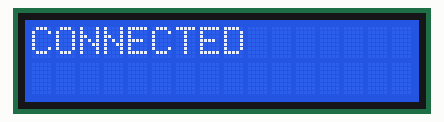
Bench run of a sketch on a simulated ESP32. Parts: 16×2 character LCD. WiFi joins after 1.5 s; servers stay silent unless stated; the local clock reads 2024-03-15 10:24:30 at power-on unless the sketch sets it; what the sketch prints to the serial monitor is not drawn.

Above: at 1.6 s.
At 4.6 s:
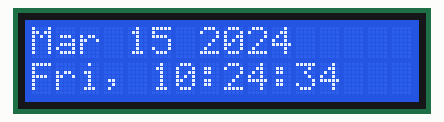
At 8.7 s:
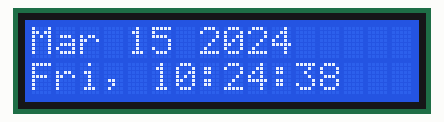
At 12.7 s:
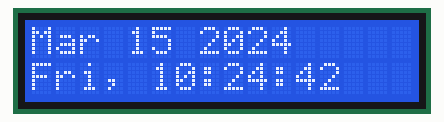
At 21.7 s:
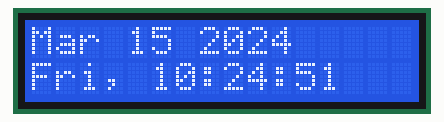
At 38.8 s:
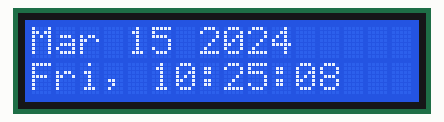

The sketch:

DigitalClockLCD.ino
```cpp
#include <LiquidCrystal.h>
#include <WiFi.h>
#include "time.h"
#include "esp_sntp.h"


int rs = 14;
int en = 27;
int d4 = 26;
int d5 = 25;
int d6 = 33;
int d7 = 32;
LiquidCrystal lcd(rs, en, d4, d5, d6, d7);

// WiFi credentials
const char* ssid       = "ACT Network";
const char* password   = "13150517";


const char* ntpServer1 = "pool.ntp.org";
const char* ntpServer2 = "time.nist.gov";
const char *time_zone = "IST-5:30";

void printLocalTime() {
  struct tm timeinfo;
  if (!getLocalTime(&timeinfo)) {
    Serial.println("No time available (yet)");
    return;
  }

  char date[20];
  char time[20];
  strftime(date, sizeof(date), "%b %d %Y", &timeinfo);
  strftime(time, sizeof(time), "%a, %H:%M:%S", &timeinfo);

  lcd.clear();
  lcd.setCursor(0, 0);
  lcd.print(date);
  lcd.setCursor(0, 1);
  lcd.print(time);

  Serial.println(date);
  Serial.println(time);
}

void timeavailable(struct timeval *t) {
  Serial.println("Got time adjustment from NTP!");
  printLocalTime();
}

void setup() {
  Serial.begin(115200);
  lcd.begin(16, 2);
  Serial.flush();


  lcd.clear();
  lcd.print("Connecting to");
  lcd.setCursor(0, 1);
  lcd.print(ssid);


  WiFi.begin(ssid, password);
  Serial.printf("Connecting to %s ", ssid);
  while (WiFi.status() != WL_CONNECTED) {
    delay(500);
    Serial.print(".");
  }
  Serial.println(" CONNECTED");
  Serial.println(WiFi.localIP());

  lcd.clear();
  lcd.print("CONNECTED");
  delay(2000);


  sntp_servermode_dhcp(1);
  sntp_set_time_sync_notification_cb(timeavailable);
  configTzTime(time_zone, ntpServer1, ntpServer2);
}

void loop() {
  delay(1000);
  printLocalTime();
}
```

Measured:
- what the display in image 0 shows lasts 3.0 s, from 1.6 s to 4.6 s
- what the display in image 1 shows lasts 1.0 s, from 4.6 s to 5.6 s
